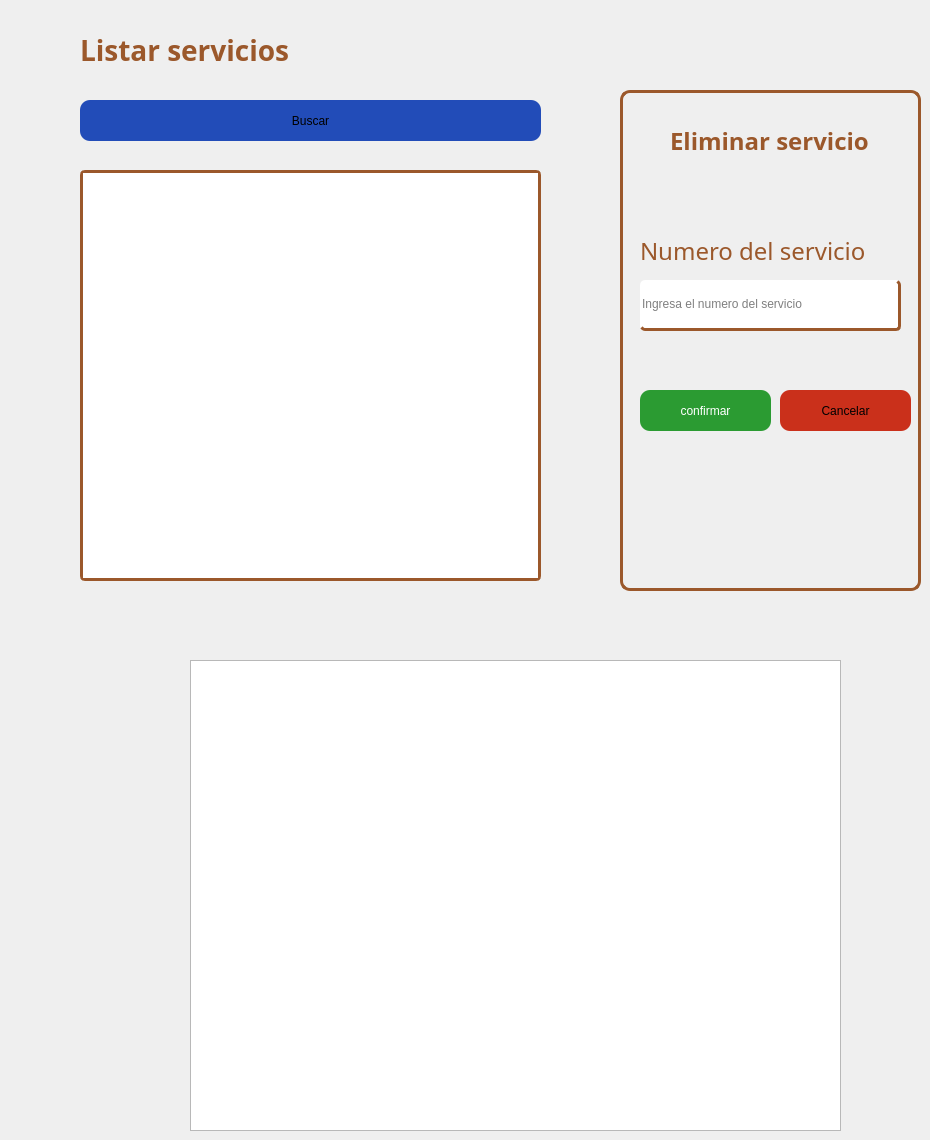
            <widget class="QWidget" name="tab_7">
             <attribute name="title">
              <string>Listar</string>
             </attribute>
             <widget class="QTextEdit" name="sResultadoListar_21">
              <property name="enabled">
               <bool>true</bool>
              </property>
              <property name="geometry">
               <rect>
                <x>80</x>
                <y>170</y>
                <width>461</width>
                <height>411</height>
               </rect>
              </property>
              <property name="font">
               <font>
                <family>Adwaita Sans</family>
                <pointsize>12</pointsize>
               </font>
              </property>
              <property name="cursor" stdset="0">
               <cursorShape>IBeamCursor</cursorShape>
              </property>
              <property name="styleSheet">
               <string notr="true">border: unset;
color: rgb(0, 0, 0);
border-radius: 5px;
border: 3px solid rgba(155, 88, 43, 1.0);
</string>
              </property>
              <property name="verticalScrollBarPolicy">
               <enum>Qt::ScrollBarPolicy::ScrollBarAsNeeded</enum>
              </property>
              <property name="readOnly">
               <bool>true</bool>
              </property>
             </widget>
             <widget class="QPushButton" name="slBuscar_2">
              <property name="geometry">
               <rect>
                <x>80</x>
                <y>100</y>
                <width>461</width>
                <height>41</height>
               </rect>
              </property>
              <property name="styleSheet">
               <string notr="true">border-radius: 10px;
background-color: rgb(38, 96, 255);
background-color: rgb(34, 76, 184);</string>
              </property>
              <property name="text">
               <string>Buscar</string>
              </property>
             </widget>
             <widget class="QFrame" name="frame_2">
              <property name="geometry">
               <rect>
                <x>620</x>
                <y>90</y>
                <width>301</width>
                <height>501</height>
               </rect>
              </property>
              <property name="styleSheet">
               <string notr="true">border: 3px solid rgb(155, 88, 43);
border-radius: 10px;</string>
              </property>
              <property name="frameShape">
               <enum>QFrame::Shape::StyledPanel</enum>
              </property>
              <property name="frameShadow">
               <enum>QFrame::Shadow::Raised</enum>
              </property>
              <widget class="QPushButton" name="seCancelar">
               <property name="geometry">
                <rect>
                 <x>160</x>
                 <y>300</y>
                 <width>131</width>
                 <height>41</height>
                </rect>
               </property>
               <property name="cursor">
                <cursorShape>PointingHandCursor</cursorShape>
               </property>
               <property name="styleSheet">
                <string notr="true">border: none;
border-radius: 10px;
background-color: #CA301B;</string>
               </property>
               <property name="text">
                <string>Cancelar</string>
               </property>
              </widget>
              <widget class="QPushButton" name="seConfirmar">
               <property name="enabled">
                <bool>true</bool>
               </property>
               <property name="geometry">
                <rect>
                 <x>20</x>
                 <y>300</y>
                 <width>131</width>
                 <height>41</height>
                </rect>
               </property>
               <property name="cursor">
                <cursorShape>PointingHandCursor</cursorShape>
               </property>
               <property name="styleSheet">
                <string notr="true">color: rgb(255, 255, 255);
border: none;
border-radius: 10px;
background-color: #2B9B32;</string>
               </property>
               <property name="text">
                <string>confirmar</string>
               </property>
              </widget>
              <widget class="QLabel" name="label_29">
               <property name="geometry">
                <rect>
                 <x>50</x>
                 <y>30</y>
                 <width>201</width>
                 <height>41</height>
                </rect>
               </property>
               <property name="font">
                <font>
                 <family>Adwaita Sans</family>
                 <pointsize>18</pointsize>
                 <bold>true</bold>
                </font>
               </property>
               <property name="styleSheet">
                <string notr="true">border: none;
color: rgba(155, 88, 43, 1.0);
</string>
               </property>
               <property name="text">
                <string>Eliminar servicio</string>
               </property>
              </widget>
              <widget class="QLabel" name="label_30">
               <property name="geometry">
                <rect>
                 <x>20</x>
                 <y>140</y>
                 <width>251</width>
                 <height>41</height>
                </rect>
               </property>
               <property name="font">
                <font>
                 <family>Adwaita Sans</family>
                 <pointsize>18</pointsize>
                 <bold>false</bold>
                </font>
               </property>
               <property name="styleSheet">
                <string notr="true">border: none;
color: rgba(155, 88, 43, 1.0);
</string>
               </property>
               <property name="text">
                <string>Numero del servicio</string>
               </property>
              </widget>
              <widget class="QLineEdit" name="seEliminarInput">
               <property name="geometry">
                <rect>
                 <x>20</x>
                 <y>190</y>
                 <width>261</width>
                 <height>51</height>
                </rect>
               </property>
               <property name="styleSheet">
                <string notr="true">border: unset;
color: rgb(0, 0, 0);
border-radius: 5px;
border-bottom: 3px solid rgba(155, 88, 43, 1.0);
border-right: 3px solid  rgba(155, 88, 43, 1.0);</string>
               </property>
               <property name="placeholderText">
                <string>Ingresa el numero del servicio</string>
               </property>
              </widget>
             </widget>
             <widget class="QLabel" name="label_11">
              <property name="geometry">
               <rect>
                <x>80</x>
                <y>30</y>
                <width>251</width>
                <height>41</height>
               </rect>
              </property>
              <property name="font">
               <font>
                <family>Adwaita Sans</family>
                <pointsize>-1</pointsize>
                <bold>true</bold>
               </font>
              </property>
              <property name="styleSheet">
               <string notr="true">color: rgba(155, 88, 43, 1.0);
font-size: 28px;</string>
              </property>
              <property name="text">
               <string>Listar servicios</string>
              </property>
             </widget>
             <widget class="QTableWidget" name="sResultadoListar_2">
              <property name="geometry">
               <rect>
                <x>190</x>
                <y>660</y>
                <width>651</width>
                <height>471</height>
               </rect>
              </property>
             </widget>
            </widget>
